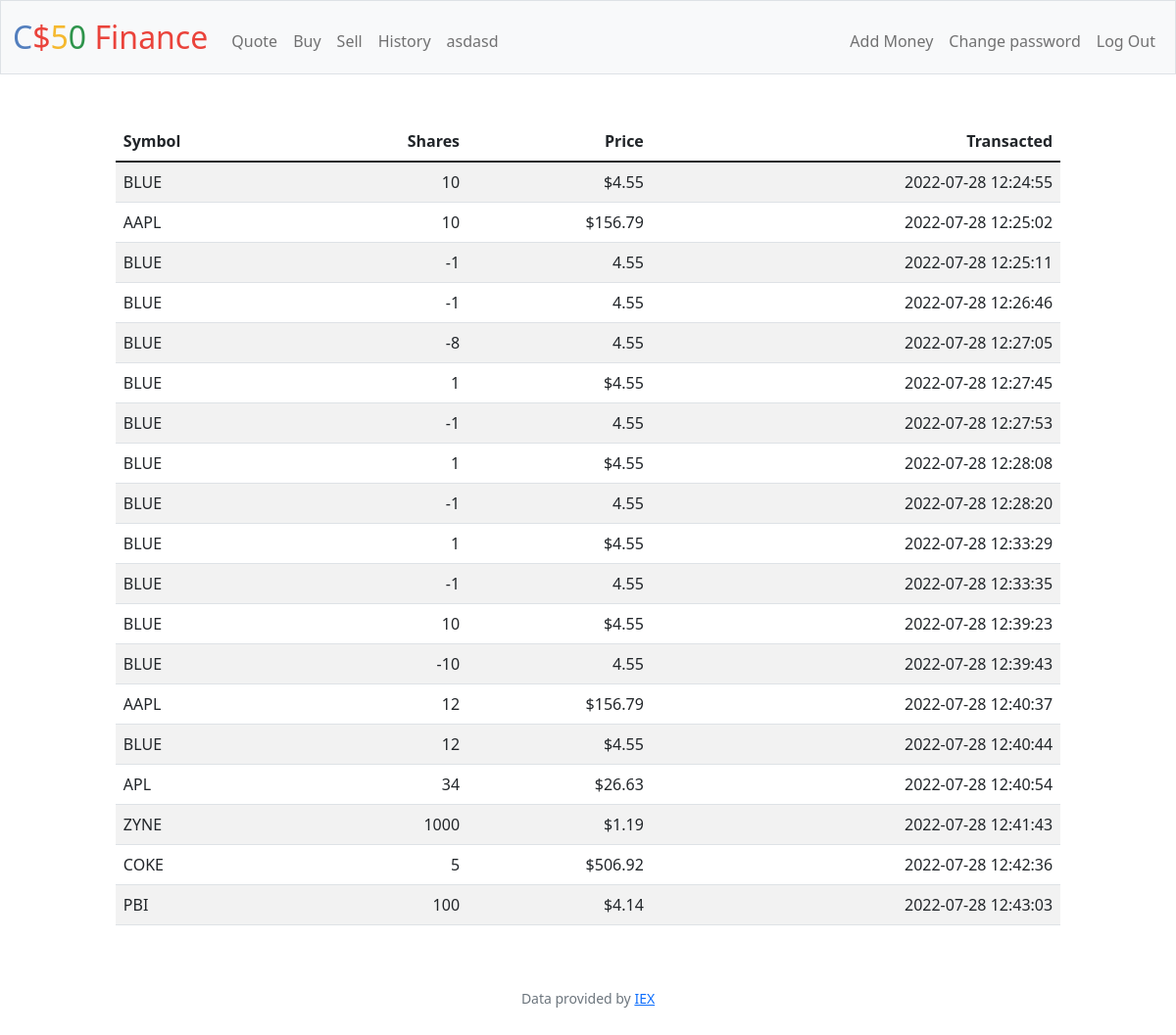
/history (signed in), run on the app's committed database.
### tables this page shows
CREATE TABLE history (id INTEGER NOT NULL, user_id_hst INTEGER NOT NULL, symbol_hst TEXT NOT NULL, name_hst TEXT, shares_hst INTEGER NOT NULL, price_hst INTEGER NOT NULL, date TEXT NOT NULL, type text, PRIMARY KEY(id), FOREIGN KEY(user_id_hst) REFERENCES users(id));

### app.py (the view)
@app.route("/history")
@login_required
def history():
    history = db.execute("SELECT * FROM history WHERE user_id_hst = ?", session["user_id"])
    return render_template("history.html", history = history)

### app.py (called while the page is built)
@app.after_request
def after_request(response):
    response.headers["Cache-Control"] = "no-cache, no-store, must-revalidate"
    response.headers["Expires"] = 0
    response.headers["Pragma"] = "no-cache"
    return response

### helpers.py (called while the page is built)
def login_required(f):
    @wraps(f)
    def decorated_function(*args, **kwargs):
        if session.get("user_id") is None:
            return redirect("/login")
        return f(*args, **kwargs)
    return decorated_function

### templates/history.html (shortened to what this page needs)
{% extends "layout.html" %}
{% block main %}
    <table class="table table-striped"  style="margin:auto; width: 82%; text-align:right">
        <thead>
            <tr>
                <th style="text-align:left">Symbol</th>
                <th>Shares</th>
                <th>Price</th>
                <th>Transacted</th>
            </tr>
        </thead>
        <tbody>
            <tr> {% for name in history %}
                <td style="text-align:left">{{ name.symbol_hst }} </td>
                <td>{{ name.type }}{{ name.shares_hst }}</td>
                <td>{{ name.price_hst }}</td>
                <td>{{ name.date }}</td>
            </tr>{% endfor %}
        </tbody>
    </table>
{% endblock %}

### templates/layout.html (shortened to what this page needs)
<!DOCTYPE html>
<html lang="en">
    <head>
        <link href="https://cdn.jsdelivr.net/npm/bootstrap@5.1.3/dist/css/bootstrap.min.css" rel="stylesheet">
        <link href="https://cdn.jsdelivr.net/npm/bootstrap@5.1.3/dist/css/bootstrap.min.css" rel="stylesheet">
        <link href="/static/styles.css" rel="stylesheet">
    </head>
    <body>
        <nav class="bg-light border navbar navbar-expand-md navbar-light">
            <div class="container-fluid">
                <a class="navbar-brand" href="/"><span class="blue">C</span><span class="red">$</span><span class="yellow">5</span><span class="green">0</span> <span class="red">Finance</span></a>
                <div class="collapse navbar-collapse" id="navbar">
                    {% if session["user_id"] %}
                        <ul class="navbar-nav me-auto mt-2">
                            <li class="nav-item"><a class="nav-link" href="/quote">Quote</a></li>
                            <li class="nav-item"><a class="nav-link" href="/buy">Buy</a></li>
                            <li class="nav-item"><a class="nav-link" href="/sell">Sell</a></li>
                            <li class="nav-item"><a class="nav-link" href="/history">History</a></li>
                            <li class="nav-item"><a class="nav-link" href=>{{ session["user_name"] }}</a></li>
                        </ul>
                        <ul class="navbar-nav ms-auto mt-2">
                            <li class="nav-item"><a class="nav-link" href="/addMoney">Add Money</a></li>
                            <li class="nav-item"><a class="nav-link" href="/password">Change password</a></li>
                            <li class="nav-item"><a class="nav-link" href="/logout">Log Out</a></li>
                        </ul>
                    {% else %}
                        <ul class="navbar-nav ms-auto mt-2">
                            <li class="nav-item"><a class="nav-link" href="/register">Register</a></li>
                            <li class="nav-item"><a class="nav-link" href="/login">Log In</a></li>
                        </ul>
                    {% endif %}
                </div>
            </div>
        </nav>
        <main class="container-fluid py-5 text-center">
            {% block main %}{% endblock %}
        </main>
        <footer class="mb-5 small text-center text-muted">
            Data provided by <a href="https://iexcloud.io/">IEX</a>
        </footer>
    </body>
</html>

### static/styles.css (style rules this page uses)
nav .navbar-brand { font-size: xx-large; }
nav .navbar-brand .blue { color: #537fbe; }
nav .navbar-brand .red { color: #ea433b; }
nav .navbar-brand .yellow { color: #f5b82e; }
nav .navbar-brand .green { color: #2e944b; }

### data on the page
history: symbol_hst "BLUE", shares_hst "10", price_hst "$4.55", date "2022-07-28 12:24:55"
history: symbol_hst "AAPL", shares_hst "10", price_hst "$156.79", date "2022-07-28 12:25:02"
history: symbol_hst "BLUE", type "-", shares_hst "1", price_hst "4.55", date "2022-07-28 12:25:11"
history: symbol_hst "BLUE", type "-", shares_hst "1", price_hst "4.55", date "2022-07-28 12:26:46"
history: symbol_hst "BLUE", type "-", shares_hst "8", price_hst "4.55", date "2022-07-28 12:27:05"
history: symbol_hst "BLUE", shares_hst "1", price_hst "$4.55", date "2022-07-28 12:27:45"
history: symbol_hst "BLUE", type "-", shares_hst "1", price_hst "4.55", date "2022-07-28 12:27:53"
history: symbol_hst "BLUE", shares_hst "1", price_hst "$4.55", date "2022-07-28 12:28:08"
history: symbol_hst "BLUE", type "-", shares_hst "1", price_hst "4.55", date "2022-07-28 12:28:20"
history: symbol_hst "BLUE", shares_hst "1", price_hst "$4.55", date "2022-07-28 12:33:29"
history: symbol_hst "BLUE", type "-", shares_hst "1", price_hst "4.55", date "2022-07-28 12:33:35"
history: symbol_hst "BLUE", shares_hst "10", price_hst "$4.55", date "2022-07-28 12:39:23"
history: symbol_hst "BLUE", type "-", shares_hst "10", price_hst "4.55", date "2022-07-28 12:39:43"
history: symbol_hst "AAPL", shares_hst "12", price_hst "$156.79", date "2022-07-28 12:40:37"
history: symbol_hst "BLUE", shares_hst "12", price_hst "$4.55", date "2022-07-28 12:40:44"
history: symbol_hst "APL", shares_hst "34", price_hst "$26.63", date "2022-07-28 12:40:54"
history: symbol_hst "ZYNE", shares_hst "1000", price_hst "$1.19", date "2022-07-28 12:41:43"
history: symbol_hst "COKE", shares_hst "5", price_hst "$506.92", date "2022-07-28 12:42:36"
history: symbol_hst "PBI", shares_hst "100", price_hst "$4.14", date "2022-07-28 12:43:03"

### other printed values
{{ session["user_name"] }} "asdasd"
